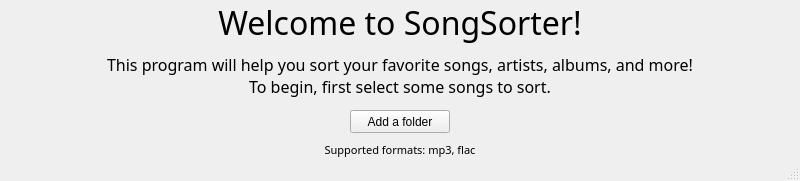
<?xml version="1.0" encoding="UTF-8"?>
<ui version="4.0">
 <class>WelcomeWindow</class>
 <widget class="QMainWindow" name="WelcomeWindow">
  <property name="geometry">
   <rect>
    <x>0</x>
    <y>0</y>
    <width>800</width>
    <height>181</height>
   </rect>
  </property>
  <property name="windowTitle">
   <string>WelcomeWindow</string>
  </property>
  <widget class="QWidget" name="centralWidget">
   <widget class="QLabel" name="welcomeText">
    <property name="geometry">
     <rect>
      <x>200</x>
      <y>0</y>
      <width>400</width>
      <height>50</height>
     </rect>
    </property>
    <property name="font">
     <font>
      <family>Malgun Gothic</family>
      <pointsize>24</pointsize>
     </font>
    </property>
    <property name="text">
     <string>Welcome to SongSorter!</string>
    </property>
    <property name="scaledContents">
     <bool>false</bool>
    </property>
    <property name="alignment">
     <set>Qt::AlignHCenter|Qt::AlignTop</set>
    </property>
   </widget>
   <widget class="QLabel" name="instructionText">
    <property name="geometry">
     <rect>
      <x>10</x>
      <y>50</y>
      <width>780</width>
      <height>50</height>
     </rect>
    </property>
    <property name="font">
     <font>
      <family>Malgun Gothic</family>
      <pointsize>12</pointsize>
     </font>
    </property>
    <property name="text">
     <string>This program will help you sort your favorite songs, artists, albums, and more! 
To begin, first select some songs to sort.</string>
    </property>
    <property name="scaledContents">
     <bool>false</bool>
    </property>
    <property name="alignment">
     <set>Qt::AlignCenter</set>
    </property>
    <property name="wordWrap">
     <bool>true</bool>
    </property>
   </widget>
   <widget class="QLabel" name="supportedFormatText">
    <property name="geometry">
     <rect>
      <x>300</x>
      <y>140</y>
      <width>200</width>
      <height>20</height>
     </rect>
    </property>
    <property name="font">
     <font>
      <family>Malgun Gothic</family>
      <pointsize>8</pointsize>
     </font>
    </property>
    <property name="text">
     <string>Supported formats: mp3, flac</string>
    </property>
    <property name="scaledContents">
     <bool>false</bool>
    </property>
    <property name="alignment">
     <set>Qt::AlignCenter</set>
    </property>
    <property name="wordWrap">
     <bool>true</bool>
    </property>
   </widget>
   <widget class="QPushButton" name="addFolderButton">
    <property name="geometry">
     <rect>
      <x>350</x>
      <y>110</y>
      <width>100</width>
      <height>23</height>
     </rect>
    </property>
    <property name="text">
     <string>Add a folder</string>
    </property>
   </widget>
  </widget>
  <widget class="QStatusBar" name="statusBar"/>
 </widget>
 <layoutdefault spacing="6" margin="11"/>
 <resources/>
 <connections/>
</ui>
